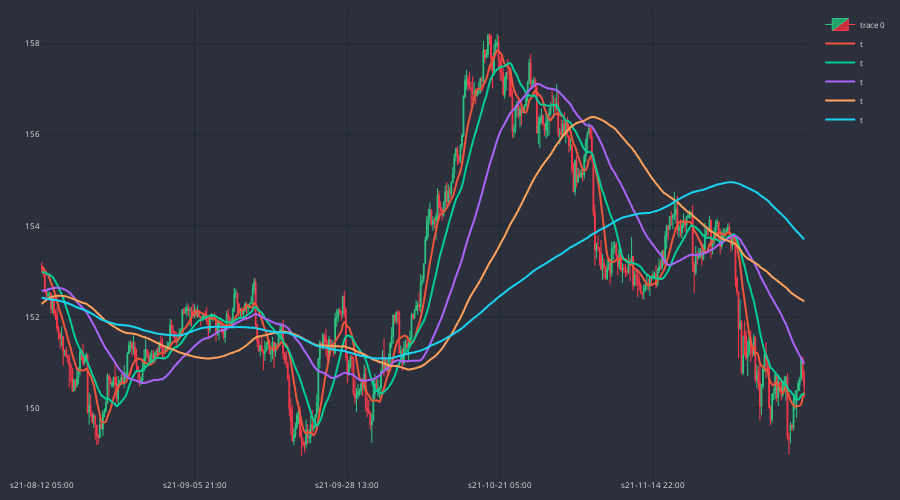

Notebook source saved alongside this figure:
### Code cell
cp.show_plot(line_traces = traces)

### Figure 1 — Plotly figure (JSON) as saved in the notebook; plotly's stock layout.template omitted (floating-point values rounded to 4 significant figures; data arrays with more than 128 entries replaced by an {"elided": "..."} marker saying what was removed)
{"data": [{"close": {"elided": "500 float values"}, "decreasing": {"fillcolor": "#CC2E3C", "line": {"color": "#FF3A4C"}}, "high": {"elided": "500 float values"}, "increasing": {"fillcolor": "#24A06B", "line": {"color": "#2EC886"}}, "line": {"width": 1}, "low": {"elided": "500 float values"}, "opacity": 1, "open": {"elided": "500 float values"}, "type": "candlestick", "x": {"elided": "500 str values"}}, {"line": {"shape": "spline", "width": 2}, "name": "t", "type": "scatter", "x": {"elided": "500 str values"}, "y": {"elided": "500 float values"}}, {"line": {"shape": "spline", "width": 2}, "name": "t", "type": "scatter", "x": {"elided": "500 str values"}, "y": {"elided": "500 float values"}}, {"line": {"shape": "spline", "width": 2}, "name": "t", "type": "scatter", "x": {"elided": "500 str values"}, "y": {"elided": "500 float values"}}, {"line": {"shape": "spline", "width": 2}, "name": "t", "type": "scatter", "x": {"elided": "500 str values"}, "y": {"elided": "500 float values"}}, {"line": {"shape": "spline", "width": 2}, "name": "t", "type": "scatter", "x": {"elided": "500 str values"}, "y": {"elided": "500 float values"}}], "layout": {"font": {"color": "#e1e1e1", "size": 8}, "height": 500, "margin": {"b": 10, "l": 10, "r": 10, "t": 10}, "paper_bgcolor": "#2c303c", "plot_bgcolor": "#2c303c", "width": 900, "xaxis": {"autorange": true, "gridcolor": "#1f292f", "nticks": 5, "range": [-0.5, 499.5], "rangeslider": {"visible": false, "yaxis": {}}, "type": "category"}, "yaxis": {"autorange": true, "gridcolor": "#1f292f", "range": [148.4, 158.7], "type": "linear"}}}
